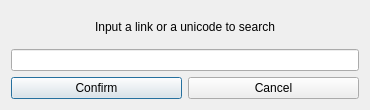
<?xml version="1.0" encoding="UTF-8"?>
<ui version="4.0">
 <class>elf::LineInputDialog</class>
 <widget class="QDialog" name="elf::LineInputDialog">
  <property name="geometry">
   <rect>
    <x>0</x>
    <y>0</y>
    <width>370</width>
    <height>110</height>
   </rect>
  </property>
  <property name="windowTitle">
   <string>LineInputDialog</string>
  </property>
  <layout class="QHBoxLayout" name="horizontalLayout_2">
   <item>
    <layout class="QVBoxLayout" name="verticalLayout">
     <item>
      <widget class="QLabel" name="label">
       <property name="text">
        <string>Input a link or a unicode to search</string>
       </property>
       <property name="alignment">
        <set>Qt::AlignCenter</set>
       </property>
      </widget>
     </item>
     <item>
      <widget class="QLineEdit" name="InputLineEdit"/>
     </item>
     <item>
      <layout class="QHBoxLayout" name="horizontalLayout">
       <property name="topMargin">
        <number>0</number>
       </property>
       <item>
        <widget class="QPushButton" name="ConfirmBut">
         <property name="text">
          <string>Confirm</string>
         </property>
        </widget>
       </item>
       <item>
        <widget class="QPushButton" name="CancelBut">
         <property name="text">
          <string>Cancel</string>
         </property>
        </widget>
       </item>
      </layout>
     </item>
    </layout>
   </item>
  </layout>
 </widget>
 <resources/>
 <connections/>
</ui>
